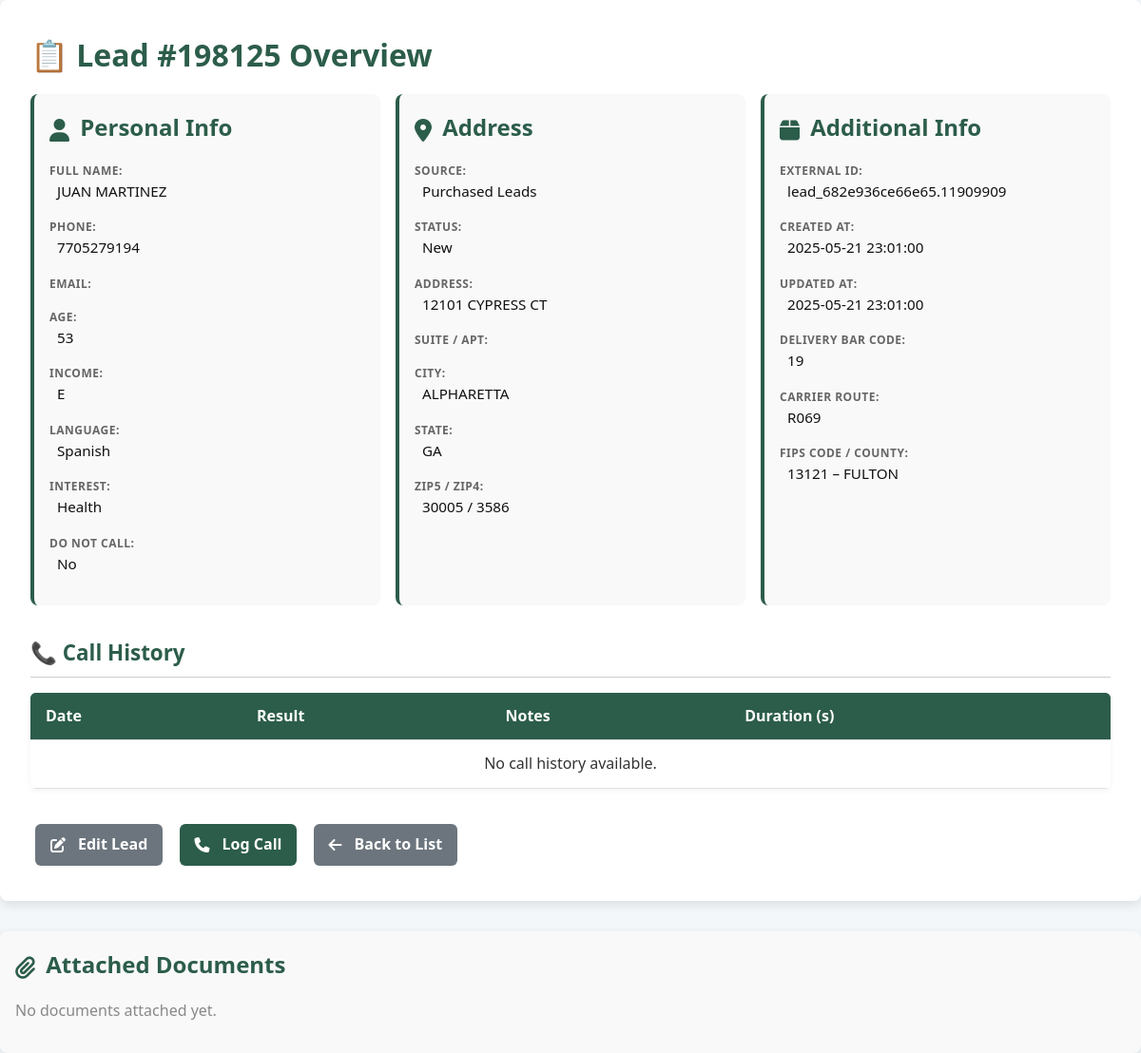
/leads/view.php?id=198125 (signed in), run on the app's committed database.
### tables this page shows
CREATE TABLE `leads` (
  `id` int(11) NOT NULL,
  `external_id` varchar(100) NOT NULL,
  `prefix` varchar(20) DEFAULT NULL,
  `first_name` varchar(50) NOT NULL,
  `mi` varchar(10) DEFAULT NULL,
  `last_name` varchar(50) NOT NULL,
  `phone` varchar(20) NOT NULL,
  `email` varchar(100) DEFAULT NULL,
  `address_line` varchar(150) DEFAULT NULL,
  `suite_apt` varchar(50) DEFAULT NULL,
  `city` varchar(50) DEFAULT NULL,
  `state` char(2) DEFAULT NULL,
  `zip5` char(5) DEFAULT NULL,
  `zip4` char(4) DEFAULT NULL,
  `delivery_point_bar_code` varchar(20) DEFAULT NULL,
  `carrier_route` varchar(20) DEFAULT NULL,
  `fips_county_code` char(5) DEFAULT NULL,
  `county_name` varchar(50) DEFAULT NULL,
  `age` int(11) DEFAULT NULL,
  `insurance_interest_id` int(11) DEFAULT NULL,
  `source_id` int(11) NOT NULL,
  `status_id` int(11) NOT NULL DEFAULT 1,
  `do_not_call` tinyint(1) NOT NULL DEFAULT 0,
  `taken_by` int(11) DEFAULT NULL,
  `taken_at` datetime DEFAULT NULL,
  `created_at` datetime NOT NULL DEFAULT current_timestamp(),
  `updated_at` datetime NOT NULL DEFAULT current_timestamp() ON UPDATE current_timestamp(),
  `income` varchar(10) DEFAULT NULL,
  `language` varchar(10) DEFAULT NULL,
  `notes` text DEFAULT NULL
);

CREATE TABLE `income_ranges` (
  `code` char(1) NOT NULL,
  `description` varchar(100) NOT NULL
);

CREATE TABLE `language_codes` (
  `code` char(2) NOT NULL,
  `description` varchar(100) NOT NULL
);

CREATE TABLE `insurance_interests` (
  `id` int(11) NOT NULL,
  `name` varchar(100) NOT NULL,
  `category` varchar(50) DEFAULT NULL,
  `active` tinyint(1) NOT NULL DEFAULT 1,
  `created_at` datetime NOT NULL DEFAULT current_timestamp()
);

CREATE TABLE `lead_sources` (
  `id` int(11) NOT NULL,
  `name` varchar(100) NOT NULL,
  `description` text DEFAULT NULL,
  `active` tinyint(1) NOT NULL DEFAULT 1,
  `created_at` datetime NOT NULL DEFAULT current_timestamp()
);

CREATE TABLE `lead_statuses` (
  `id` int(11) NOT NULL,
  `name` varchar(50) NOT NULL,
  `description` text DEFAULT NULL,
  `order_index` int(11) NOT NULL DEFAULT 99,
  `created_at` datetime NOT NULL DEFAULT current_timestamp()
);

### lib/LeadLock.php (called while the page is built, shortened)
<?php
class LeadLock
{
    public static function check(int $leadId): ?array
    {
        $pdo = getPDO();
        $pdo->prepare("DELETE FROM lead_locks WHERE expires_at < NOW()")->execute();
        $stmt = $pdo->prepare("SELECT user_id, locked_at, expires_at FROM lead_locks WHERE lead_id = ? LIMIT 1");
        $stmt->execute([$leadId]);
        return $stmt->fetch() ?: null;
    }
}

### leads/view.php (the view, shortened to what this page needs)
<?php
require_once __DIR__ . '/../lib/LeadLock.php';
$user = Auth::user();
$leadId = (int)($_GET['id'] ?? 0);
$pdo = getPDO();
$stmt = $pdo->prepare("
    SELECT
      l.*,
      so.name   AS source,
      ii.name   AS interest,
      s.name    AS status,
      ir.description AS income_desc,
      lc.description AS language_desc
    FROM leads l
    LEFT JOIN lead_sources        so ON l.source_id              = so.id
    LEFT JOIN insurance_interests ii ON l.insurance_interest_id  = ii.id
    LEFT JOIN lead_statuses       s  ON l.status_id              = s.id
    LEFT JOIN income_ranges       ir ON l.income                 = ir.code
    LEFT JOIN language_codes      lc ON l.language               = lc.code
    WHERE l.id = ?
");
$stmt->execute([$leadId]);
$lead = $stmt->fetch(PDO::FETCH_ASSOC);
$calls = Interaction::forLead($leadId);
$lock = LeadLock::check($leadId);
$isLockedByOther = $lock && $lock['user_id'] !== $user['id'];
$stmt = $pdo->prepare("SELECT * FROM lead_documents WHERE lead_id = ?");
$stmt->execute([$leadId]);
$docs = $stmt->fetchAll(PDO::FETCH_ASSOC);
?>
<!DOCTYPE html>
<html lang="en">
<head>
  <link rel="stylesheet" href="./../assets/css/app.css">
  <link rel="stylesheet" href="https://cdnjs.cloudflare.com/ajax/libs/font-awesome/6.5.0/css/all.min.css ">
</head>
<body>
<div class="container">
  <h1>📋 Lead #<?= $leadId ?> Overview</h1>
  <div class="flex-wrap">
    <div class="section">
      <h3><i class="fas fa-user"></i> Personal Info</h3>
      <dl>
        <dt>FULL NAME:</dt>
        <dd><?= htmlspecialchars(trim("{$lead['first_name']} {$lead['last_name']}")) ?></dd>
        <dt>PHONE:</dt>
        <dd><?= htmlspecialchars($lead['phone']) ?></dd>
        <dt>EMAIL:</dt>
        <dt>AGE:</dt>
        <dd><?= htmlspecialchars($lead['age']) ?></dd>
        <dt>INCOME:</dt>
        <dd><?= htmlspecialchars($lead['income_desc'] ?? '') ?></dd>
        <dt>LANGUAGE:</dt>
        <dd><?= htmlspecialchars($lead['language_desc'] ?? '') ?></dd>
        <dt>INTEREST:</dt>
        <dd><?= htmlspecialchars($lead['interest']) ?></dd>
        <dt>DO NOT CALL:</dt>
        <dd><?= $lead['do_not_call'] ? 'Yes' : 'No' ?></dd>
      </dl>
    </div>
    <div class="section">
      <h3><i class="fas fa-map-marker-alt"></i> Address</h3>
      <dl>
        <dt>SOURCE:</dt>
        <dd><?= htmlspecialchars($lead['source']) ?></dd>
        <dt>STATUS:</dt>
        <dd><?= htmlspecialchars($lead['status']) ?></dd>
        <dt>ADDRESS:</dt>
        <dd><?= htmlspecialchars($lead['address_line']) ?></dd>
        <dt>SUITE / APT:</dt>
        <dt>CITY:</dt>
        <dd><?= htmlspecialchars($lead['city']) ?></dd>
        <dt>STATE:</dt>
        <dd><?= htmlspecialchars($lead['state']) ?></dd>
        <dt>ZIP5 / ZIP4:</dt>
        <dd><?= htmlspecialchars($lead['zip5']) ?> / <?= htmlspecialchars($lead['zip4']) ?></dd>
      </dl>
    </div>
    <div class="section">
      <h3><i class="fas fa-box"></i> Additional Info</h3>
      <dl>
        <dt>EXTERNAL ID:</dt>
        <dd><?= htmlspecialchars($lead['external_id']) ?></dd>
        <dt>CREATED AT:</dt>
        <dd><?= htmlspecialchars($lead['created_at']) ?></dd>
        <dt>UPDATED AT:</dt>
        <dd><?= htmlspecialchars($lead['updated_at']) ?></dd>
        <dt>DELIVERY BAR CODE:</dt>
        <dd><?= htmlspecialchars($lead['delivery_point_bar_code']) ?></dd>
        <dt>CARRIER ROUTE:</dt>
        <dd><?= htmlspecialchars($lead['carrier_route']) ?></dd>
        <dt>FIPS CODE / COUNTY:</dt>
        <dd><?= htmlspecialchars($lead['fips_county_code']) ?> – <?= htmlspecialchars($lead['county_name']) ?></dd>
      </dl>
    </div>
  </div>
  <h2 class="section-title">📞 Call History</h2>
  <table class="table">
    <thead>
      <tr>
        <th>Date</th>
        <th>Result</th>
        <th>Notes</th>
        <th>Duration (s)</th>
      </tr>
    </thead>
    <tbody>
      <?php if (empty($calls)): ?>
        <tr><td colspan="4" style="text-align: center;">No call history available.</td></tr>
      <?php endif; ?>
    </tbody>
  </table>
  <div class="actions">
    <a class="btn btn-secondary" href="edit.php?lead_id=<?= $leadId ?>"><i class="fas fa-edit"></i> Edit Lead</a>
    <?php if ($isLockedByOther): ?>
      <span class="btn disabled"><i class="fas fa-lock"></i> Log Call</span>
    <?php else: ?>
      <a class="btn" href="../calls/add.php?lead_id=<?= $leadId ?>"><i class="fas fa-phone"></i> Log Call</a>
    <?php endif; ?>
    <a class="btn btn-secondary" href="list.php"><i class="fas fa-arrow-left"></i> Back to List</a>
  </div>
</div>
<div class="documents mt-4">
  <h3><i class="fas fa-paperclip"></i> Attached Documents</h3>
  <?php if (empty($docs)): ?>
    <p class="text-muted">No documents attached yet.</p>
  <?php endif; ?>
</div>
</body>
</html>

### assets/css/app.css (style rules this page uses)
*, *:before, *:after { box-sizing: border-box; margin: 0; padding: 0; }
body { font-family: 'Segoe UI', Tahoma, Geneva, Verdana, sans-serif; background-color: #f4f7fa; color: #333; line-height: 1.6; font-size: 1rem; }
a { text-decoration: none; color: inherit; }
.container { max-width: 1200px; margin: 0 auto; padding: 2rem; background-color: #ffffff; border-radius: 8px; box-shadow: 0 4px 12px rgba(0, 0, 0, 0.1); }
h1, h2, h3, h4, h5, h6 { font-weight: bold; margin-bottom: 1rem; color: #2c5d4a; }
h1 { font-size: 2rem; }
h2 { font-size: 1.75rem; }
h3 { font-size: 1.5rem; }
p { margin-bottom: 1rem; }
.section-title { margin: 2rem 0 1rem; font-size: 1.4rem; border-bottom: 1px solid #ccc; padding-bottom: 0.4rem; }
.actions { margin-top: 1.5rem; }
.actions .btn { margin-right: 0.5rem; }
.btn { margin: 5px; display: inline-flex; align-items: center; gap: 0.5rem; padding: 0.6rem 1rem; background-color: #2c5d4a; color: white; text-decoration: none; border-radius: 6px; font-weight: bold; cursor: pointer; transition: background-color 0.3s ease; }
.btn-secondary { background-color: #6c757d; }
.table { width: 100%; border-collapse: collapse; margin-bottom: 1.5rem; background-color: #fff; border-radius: 6px; overflow: hidden; box-shadow: 0 2px 6px rgba(0, 0, 0, 0.05); }
.table th, .table td { padding: 12px 16px; border-bottom: 1px solid #e0e0e0; }
.table th { background-color: #2c5d4a; color: #fff; font-weight: 600; text-align: left; }
.table thead { position: sticky; top: 0; background-color: #2c5d4a; color: white; z-index: 1; }
dl { margin-bottom: 1rem; }
dt { font-weight: bold; font-size: 0.75rem; color: #666; text-transform: uppercase; letter-spacing: 0.5px; margin-top: 1rem; }
dd { font-size: 0.95rem; color: #111; margin: 0 0 0.75rem 0; padding-left: 0.5rem; }
.documents h3 { margin-bottom: 1rem; color: #2c5d4a; }
.btn i.fas { margin-right: 5px; }
.text-muted { color: #888; }
.mt-4 { margin-top: 1.5rem; }
.fas { vertical-align: middle; }
.documents h3 { margin-bottom: 1rem; }
.documents { max-width: 1200px; margin: 0 auto; padding: 2rem; background-color: #ffffff; border-radius: 8px; box-shadow: 0 4px 12px rgba(0, 0, 0, 0.1); }
.fas { margin-right: 5px; }

### leads/view.php (style rules this page uses)
.section-title { margin: 2rem 0 1rem; font-size: 1.4rem; border-bottom: 1px solid #ccc; padding-bottom: .4rem; }
.actions { margin-top: 2rem; }
.actions .btn { margin-right: .5rem; }
.flex-wrap { display: flex; flex-wrap: wrap; gap: 1rem; }
.section { flex: 1 1 300px; background: #f9f9f9; border-radius: 8px; padding: 1rem; border-left: 4px solid #2c5d4a; }
.documents { margin-top: 2rem; background: #f9f9f9; border-radius: 8px; padding: 1rem; }
.documents h3 { margin-top: 0; }

### data on the page
leads: first_name+last_name "JUAN MARTINEZ", phone "7705279194", age "53", income_ranges.description "E", language_codes.description "Spanish", insurance_interest.name "Health", source.name "Purchased Leads", status.name "New", address_line "12101 CYPRESS CT", city "ALPHARETTA", state "GA", zip5 "30005", zip4 "3586", external "lead_682e936ce66e65.11909909", created_at "2025-05-21 23:01:00", updated_at "2025-05-21 23:01:00", delivery_point_bar_code "19", carrier_route "R069", fips_county_code "13121", county_name "FULTON"

### other printed values
$leadId "198125"
